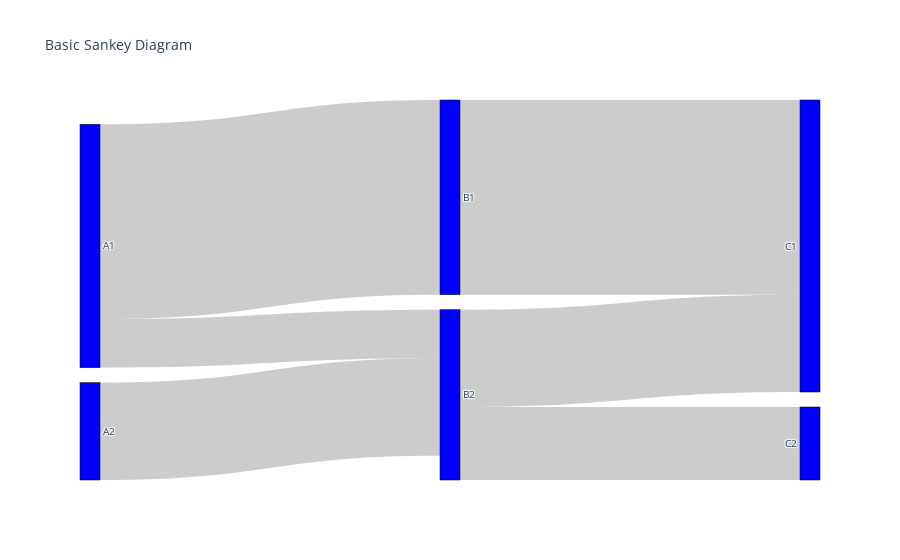

Notebook code cell kept with this figure:
### Markdown cell above
"2025-06-23_23-21__GAT_liking_sim_amp_3NN_3ExpNN_no_val" r2 = 0.199 with depressionCont ~ n_not_experienced * dim_0 * dim_1 * dim_2 * dim_3

a bit of improvement but no dimension reduction... Maybe because PCA decorrelate the variables.

### Code cell
import plotly.graph_objects as go

fig = go.Figure(data=[go.Sankey(
    node = dict(
      pad = 15,
      thickness = 20,
      line = dict(color = "black", width = 0.5),
      label = ["A1", "A2", "B1", "B2", "C1", "C2"],
      color = "blue"
    ),
    link = dict(
      source = [0, 1, 0, 2, 3, 3],
      target = [2, 3, 3, 4, 4, 5],
      value = [8, 4, 2, 8, 4, 3],
      hovercolor=["midnightblue", "lightskyblue", "gold", "mediumturquoise", "lightgreen", "cyan"],
  ))])

fig.update_layout(title_text="Basic Sankey Diagram", font_size=10)
fig.show()

### Figure 1 — Plotly figure (JSON) as saved in the notebook; plotly's stock layout.template omitted (floating-point values rounded to 4 significant figures)
{"data": [{"link": {"hovercolor": ["midnightblue", "lightskyblue", "gold", "mediumturquoise", "lightgreen", "cyan"], "source": [0, 1, 0, 2, 3, 3], "target": [2, 3, 3, 4, 4, 5], "value": [8, 4, 2, 8, 4, 3]}, "node": {"color": "blue", "label": ["A1", "A2", "B1", "B2", "C1", "C2"], "line": {"color": "black", "width": 0.5}, "pad": 15, "thickness": 20}, "type": "sankey"}], "layout": {"font": {"size": 10}, "title": {"text": "Basic Sankey Diagram"}}}
